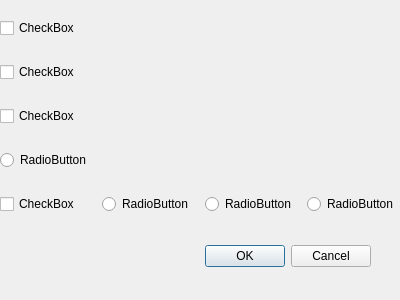
<?xml version="1.0" encoding="UTF-8"?>
<ui version="4.0">
 <class>Dialog</class>
 <widget class="QDialog" name="Dialog">
  <property name="geometry">
   <rect>
    <x>0</x>
    <y>0</y>
    <width>400</width>
    <height>300</height>
   </rect>
  </property>
  <property name="windowTitle">
   <string>Dialog</string>
  </property>
  <widget class="QDialogButtonBox" name="buttonBox">
   <property name="geometry">
    <rect>
     <x>30</x>
     <y>240</y>
     <width>341</width>
     <height>32</height>
    </rect>
   </property>
   <property name="orientation">
    <enum>Qt::Horizontal</enum>
   </property>
   <property name="standardButtons">
    <set>QDialogButtonBox::Cancel|QDialogButtonBox::Ok</set>
   </property>
  </widget>
  <widget class="QWidget" name="verticalLayoutWidget">
   <property name="geometry">
    <rect>
     <x>0</x>
     <y>0</y>
     <width>403</width>
     <height>233</height>
    </rect>
   </property>
   <layout class="QVBoxLayout" name="verticalLayout">
    <item>
     <widget class="QCheckBox" name="checkBox">
      <property name="text">
       <string>CheckBox</string>
      </property>
     </widget>
    </item>
    <item>
     <widget class="QCheckBox" name="checkBox_2">
      <property name="text">
       <string>CheckBox</string>
      </property>
     </widget>
    </item>
    <item>
     <widget class="QCheckBox" name="checkBox_3">
      <property name="text">
       <string>CheckBox</string>
      </property>
     </widget>
    </item>
    <item>
     <widget class="QRadioButton" name="radioButton_4">
      <property name="text">
       <string>RadioButton</string>
      </property>
     </widget>
    </item>
    <item>
     <layout class="QHBoxLayout" name="horizontalLayout">
      <item>
       <widget class="QCheckBox" name="checkBox_4">
        <property name="text">
         <string>CheckBox</string>
        </property>
       </widget>
      </item>
      <item>
       <widget class="QRadioButton" name="radioButton_3">
        <property name="text">
         <string>RadioButton</string>
        </property>
       </widget>
      </item>
      <item>
       <widget class="QRadioButton" name="radioButton_2">
        <property name="text">
         <string>RadioButton</string>
        </property>
       </widget>
      </item>
      <item>
       <widget class="QRadioButton" name="radioButton">
        <property name="text">
         <string>RadioButton</string>
        </property>
       </widget>
      </item>
     </layout>
    </item>
   </layout>
  </widget>
 </widget>
 <resources/>
 <connections>
  <connection>
   <sender>buttonBox</sender>
   <signal>accepted()</signal>
   <receiver>Dialog</receiver>
   <slot>accept()</slot>
   <hints>
    <hint type="sourcelabel">
     <x>248</x>
     <y>254</y>
    </hint>
    <hint type="destinationlabel">
     <x>157</x>
     <y>274</y>
    </hint>
   </hints>
  </connection>
  <connection>
   <sender>buttonBox</sender>
   <signal>rejected()</signal>
   <receiver>Dialog</receiver>
   <slot>reject()</slot>
   <hints>
    <hint type="sourcelabel">
     <x>316</x>
     <y>260</y>
    </hint>
    <hint type="destinationlabel">
     <x>286</x>
     <y>274</y>
    </hint>
   </hints>
  </connection>
  <connection>
   <sender>checkBox_2</sender>
   <signal>stateChanged(int)</signal>
   <receiver>checkBox_3</receiver>
   <slot>animateClick(int)</slot>
   <hints>
    <hint type="sourcelabel">
     <x>201</x>
     <y>30</y>
    </hint>
    <hint type="destinationlabel">
     <x>201</x>
     <y>52</y>
    </hint>
   </hints>
  </connection>
 </connections>
</ui>
